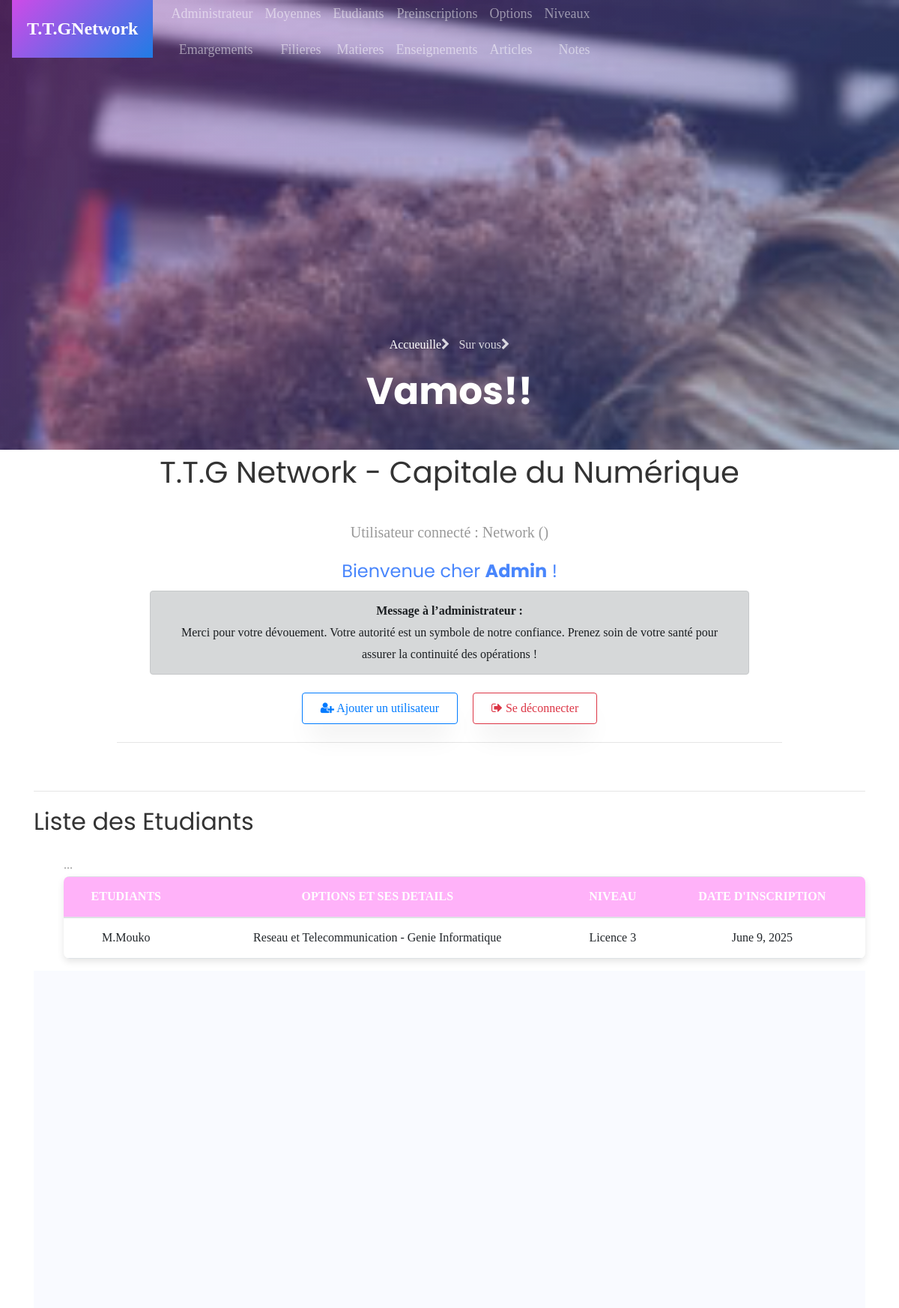
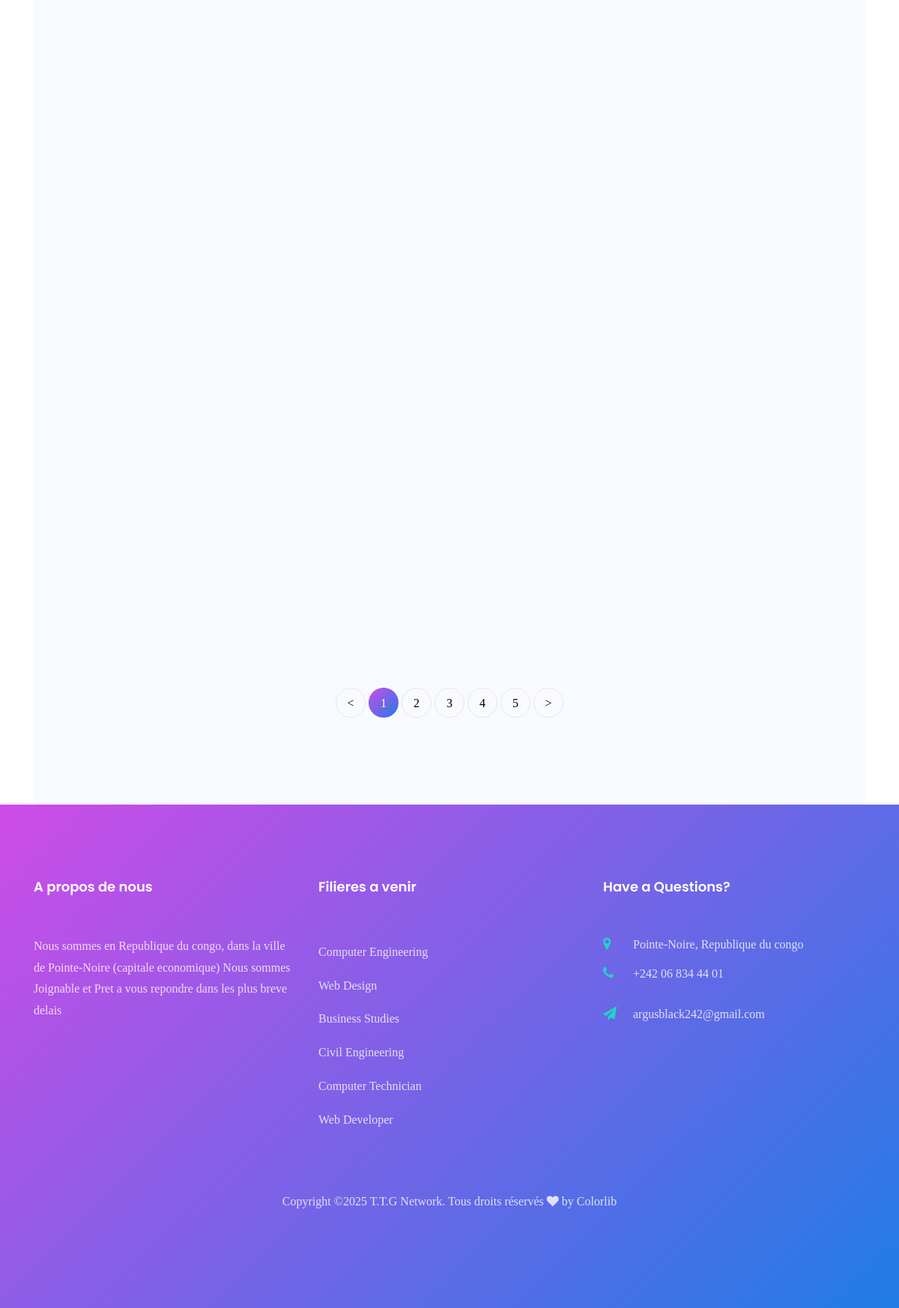
Screenshot of /etudiant (signed in) with the database file from the repository (2 pictures, top to bottom).
### core/models.py (models this page shows, shortened)
class User(AbstractUser):
    ROLES = (
        ('admin', 'Administrateur'),
        ('formateur', 'Formateur'),
        ('etudiant', 'Étudiant'),
        ('parent', 'Parent'),
    )
    role = models.CharField(max_length=20, choices=ROLES)
    code_formateur = models.CharField(max_length=10, unique=True, null=True, blank=True)
    code_parent = models.CharField(max_length=10, unique=True, null=True, blank=True)
    matricule = models.CharField(max_length=30, unique=True, null=True, blank=True)
    def __str__(self):
        return f"{self.username} ({self.role})"

class Etudiant(models.Model):
    user = models.OneToOneField(User, on_delete=models.CASCADE, limit_choices_to={'role': 'etudiant'})
    option = models.ForeignKey(Option, on_delete=models.SET_NULL, null=True)
    filiere = models.ForeignKey(Filiere, on_delete=models.SET_NULL, null=True)
    niveau = models.ForeignKey(Niveau, on_delete=models.SET_NULL, null=True)
    date_inscription = models.DateField(default=timezone.now)

class Option(models.Model):
    nom = models.CharField(max_length=100)
    filiere = models.ForeignKey(Filiere, on_delete=models.CASCADE)
    class Meta:
        constraints = [
            models.UniqueConstraint(fields=['nom', 'filiere'], name='unique_option_par_filiere_et_niveau')
        ]
        verbose_name = "Option"
        verbose_name_plural = "Options"
    def __str__(self):
        filiere_nom = self.filiere.nom if self.filiere else "Filière inconnue"
        return f"{self.nom} - {filiere_nom}"

class Filiere(models.Model):
    nom = models.CharField(max_length=100)

class Niveau(models.Model):
    nom = models.CharField(max_length=50)
    def __str__(self):
        return self.nom

### core/views.py (the view)
# urls.py: path('etudiant', views.etudiants_view, name='etudiant'),
@login_required
def etudiants_view(request):
    etudiants = Etudiant.objects.all()
    return render(request, 'liste_etudiants.html', {'etudiants': etudiants})

### core/templates/liste_etudiants.html (shortened to what this page needs)
{% extends "base.html" %}
{% block content %}
  <hr>
  <h2>Liste des Etudiants</h2>
  <ul>
      <table class="table">
          <thead>
            <th>Etudiants</th>
            <th>Options et ses details</th>
            <th>Niveau</th>
            <th>Date D'inscription</th>
          </thead>
        {% for etudiant in etudiants %}
          <tbody>
              <td>{{ etudiant.user.username }}</td>
              <td>{{ etudiant.option }}</td>
              <td>{{ etudiant.niveau }}</td>
              <td>{{ etudiant.date_inscription }}</td>
          </tbody>
        {% endfor %}
      </table>
  </ul>
  <section class="ftco-section bg-light">
  <div class="container">
    <div class="row d-flex">
</div>
<div class="row mt-5">
  <div class="col text-center">
    <div class="block-27">
      <ul>
        <li><a href="#">&lt;</a></li>
        <li class="active"><span>1</span></li>
        <li><a href="#">2</a></li>
        <li><a href="#">3</a></li>
        <li><a href="#">4</a></li>
        <li><a href="#">5</a></li>
        <li><a href="#">&gt;</a></li>
      </ul>
    </div>
  </div>
</div>
</div>
</section>
{% endblock %}

### core/templates/base.html (shortened to what this page needs)
<!DOCTYPE html>
<html lang="en">
  {% load static %}
<head>
	<link rel="stylesheet" href="https://stackpath.bootstrapcdn.com/font-awesome/4.7.0/css/font-awesome.min.css">
	<link rel="stylesheet" href="{% static 'css/animate.css' %}">
	<link rel="stylesheet" href="{% static 'css/feuille.css' %}">
	<link rel="stylesheet" href="{% static 'css/owl.carousel.min.css' %}">
	<link rel="stylesheet" href="{% static 'css/owl.theme.default.min.css' %}">
	<link rel="stylesheet" href="{% static 'css/magnific-popup.css' %}">
	<link rel="stylesheet" href="{% static 'css/bootstrap-datepicker.css' %}">
	<link rel="stylesheet" href="{% static 'css/jquery.timepicker.css' %}">
	<link rel="stylesheet" href="{% static 'css/flaticon.css' %}">
	<link rel="stylesheet" href="{% static 'css/style.css' %}">
</head>
<body>
	<nav class="navbar navbar-expand-lg navbar-dark ftco_navbar bg-dark ftco-navbar-light" id="ftco-navbar">
		<div class="container">
			<a class="navbar-brand" href="index.html"><span>T.T.G</span>Network</a>
			<div class="collapse navbar-collapse" id="ftco-nav" style="font-family:Georgia, 'Times New Roman', Times, serif;font-size:large;">
				<ul class="navbar-nav ml-auto">
          <div>
            <li class="nav-item"><a href="{% url 'admin:index' %}" class="nav-link">Administrateur</a></li>
            <li class="nav-item"><a href="{% url 'liste_emargements' %}" class="nav-link">Emargements</a></li>
          </div>
					<div>
            <li class="nav-item"><a href="{% url 'recherche_moyenne' %}" class="nav-link">Moyennes</a></li>
            <li class="nav-item"><a href="{% url 'filiere' %}" class="nav-link">Filieres</a></li>
          </div>
          <div>
            <li class="nav-item"><a href="{% url 'etudiant' %}" class="nav-link">Etudiants</a></li>
            <li class="nav-item"><a href="{% url 'matiere' %}" class="nav-link">Matieres</a></li>
          </div>
					<div>
            <li class="nav-item"><a href="{% url 'preinscription' %}" class="nav-link">Preinscriptions</a></li>
            <li class="nav-item"><a href="{% url 'enseignement' %}" class="nav-link">Enseignements</a></li>
          </div>
          <div>
            <li class="nav-item"><a href="{% url 'options' %}" class="nav-link">Options</a></li>
            <li class="nav-item"><a href="{% url 'article' %}" class="nav-link">Articles</a></li>
          </div>
          <div>
            <li class="nav-item"><a href="{% url 'niveau' %}" class="nav-link">Niveaux</a></li>
            <li class="nav-item"><a href="{% url 'note' %}" class="nav-link">Notes</a></li>
          </div>
				</ul>
			</div>
		</div>
    <div class="collapse navbar-collapse" id="ftco-nav">
			</div>
	</nav>
	<section class="hero-wrap hero-wrap-2" style="background-image: url('/static/images/image_4.jpg');">
		<div class="overlay"></div>
		<div class="container">
			<div class="row no-gutters slider-text align-items-end justify-content-center">
				<div class="col-md-9 ftco-animate pb-5 text-center">
					<p class="breadcrumbs"><span class="mr-2"><a href="{% url 'connexion' %}">Accueuille<i class="fa fa-chevron-right"></i></a></span> <span>Sur vous<i class="fa fa-chevron-right"></i></span></p>
					<h1 class="mb-0 bread">Vamos!!</h1>
				</div>
			</div>
		</div>
	</section>
  <section>
    <div class="container" id="base">
        <h1>T.T.G Network - Capitale du Numérique</h1>
    <main class="py-4 text-center">
      <p class="lead">Utilisateur connecté : <strong>{{ user }}</strong></p>
      {% if user.is_authenticated %}
        {% if user.role %}
          <p class="text-primary h4">Bienvenue cher <strong>{{ user.role }}</strong> !</p>
        {% else %}
          <p class="text-primary h4">Bienvenue cher <strong>Admin</strong> !</p>
        {% endif %}
        {% if user.matricule %}
          <p class="text-info">Ton matricule est : <strong>{{ user.matricule }}</strong></p>
          <div class="alert alert-success" role="alert" style="max-width: 800px; margin: auto;">
            <strong>Message à l'étudiant :</strong><br>
            Merci d'avoir choisi <em>T.T.G Network - Gestion École</em>. Nous vous garantissons un apprentissage sérieux et rigoureux. Main dans la main, nous comblerons nos lacunes ensemble. Bon courage !
          </div>
        {% else %}
          <div class="alert alert-dark" role="alert" style="max-width: 800px; margin: auto;">
            <strong>Message à l’administrateur :</strong><br>
            Merci pour votre dévouement. Votre autorité est un symbole de notre confiance. Prenez soin de votre santé pour assurer la continuité des opérations !
          </div>
        {% endif %}
      {% endif %}
      <div class="mt-4 d-flex justify-content-center gap-3" style="gap: 20px;">
        <a href="{% url 'urlregister' %}" class="btn btn-outline-primary px-4 py-2">
          <i class="fa fa-user-plus"></i> Ajouter un utilisateur
        </a>
        <a href="{% url 'urllogout' %}" class="btn btn-outline-danger px-4 py-2">
          <i class="fa fa-sign-out"></i> Se déconnecter
        </a>
      </div>
      <hr class="my-4" style="width: 80%;">
    </main>
    </div>
  </section>
  <section >
    <div class="container">
      {% block content %}{% endblock %}
    </div>
  </section>
<footer class="ftco-footer ftco-no-pt">
  <div class="container">
    <div class="row mb-5">
      <div class="col-md pt-5">
        <div class="ftco-footer-widget pt-md-5 mb-4">
          <h2 class="ftco-heading-2">A propos de nous</h2>
          <p>Nous sommes en Republique du congo, dans la ville de Pointe-Noire (capitale economique) Nous sommes Joignable et Pret a vous repondre dans les plus breve delais</p>
          <ul class="ftco-footer-social list-unstyled float-md-left float-lft">
          </ul>
        </div>
      </div>
      <div class="col-md pt-5">
        <div class="ftco-footer-widget pt-md-5 mb-4">
          <h2 class="ftco-heading-2">Filieres a venir</h2>
          <ul class="list-unstyled">
            <li><a href="#" class="py-2 d-block">Computer Engineering</a></li>
            <li><a href="#" class="py-2 d-block">Web Design</a></li>
            <li><a href="#" class="py-2 d-block">Business Studies</a></li>
            <li><a href="#" class="py-2 d-block">Civil Engineering</a></li>
            <li><a href="#" class="py-2 d-block">Computer Technician</a></li>
            <li><a href="#" class="py-2 d-block">Web Developer</a></li>
          </ul>
        </div>
      </div>
      <div class="col-md pt-5">
        <div class="ftco-footer-widget pt-md-5 mb-4">
          <h2 class="ftco-heading-2">Have a Questions?</h2>
          <div class="block-23 mb-3">
            <ul>
              <li><span class="icon fa fa-map-marker"></span><span class="text">Pointe-Noire, Republique du congo</span></li>
              <li><a href="#"><span class="icon fa fa-phone"></span><span class="text">+242 06 834 44 01</span></a></li>
              <li><a href="#"><span class="icon fa fa-paper-plane"></span><span class="text">argusblack242@gmail.com</span></a></li>
            </ul>
          </div>
        </div>
      </div>
    </div>
    <div class="row">
      <div class="col-md-12 text-center">
        <p>
          Copyright &copy;<script>document.write(new Date().getFullYear());</script> T.T.G Network. Tous droits réservés <i class="fa fa-heart" aria-hidden="true"></i> by <a href="https://colorlib.com" target="_blank">Colorlib</a>
          </p>
        </div>
      </div>
    </div>
  </footer>
</body>
</html>

### core/static/css/feuille.css (style rules this page uses)
section { font-family:Cambria, Cochin, Georgia, Times, 'Times New Roman', serif; font-family: 'Franklin Gothic Medium', 'Arial Narrow', Arial, sans-serif; }
div { font-family:Cambria, Cochin, Georgia, Times, 'Times New Roman', serif; }
#base { text-align: center; font-family:Cambria, Cochin, Georgia, Times, 'Times New Roman', serif; width: 100%; }
table { width: 100%; text-align:justify; }
#ftco-nav { font-family: 'Franklin Gothic Medium', 'Arial Narrow', Arial, sans-serif; text-align: end; content: ''; display: block; width: 60%; height: 4px; margin: 8px auto 0; border-radius: 2px; }

### core/templates/base.html (style rules this page uses)
h2::after { font-family: 'Franklin Gothic Medium', 'Arial Narrow', Arial, sans-serif; text-align: center; content: ''; display: block; width: 60%; height: 4px; margin: 8px auto 0; border-radius: 2px; }
table { width: 90%; margin: 0 auto; border-collapse: collapse; background-color: #ffffff; box-shadow: 0 4px 10px rgba(0, 0, 0, 0.1); border-radius: 8px; overflow: hidden; }
thead { background-color:rgba(255, 0, 234, 0.3); color: white; text-transform: uppercase; }
th, td { padding: 14px 20px; border-bottom: 1px solid #dee2e6; text-align: center; }

### rows the page displays
User: username+role "Network ()"
Etudiant: user.username "M.Mouko", option "Reseau et Telecommunication - Genie Informatique", niveau "Licence 3", date_inscription "June 9, 2025"
